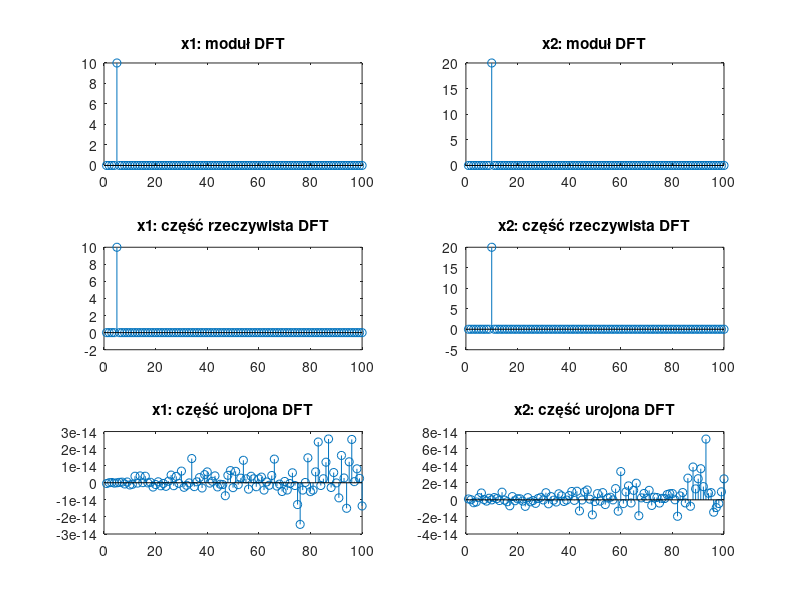
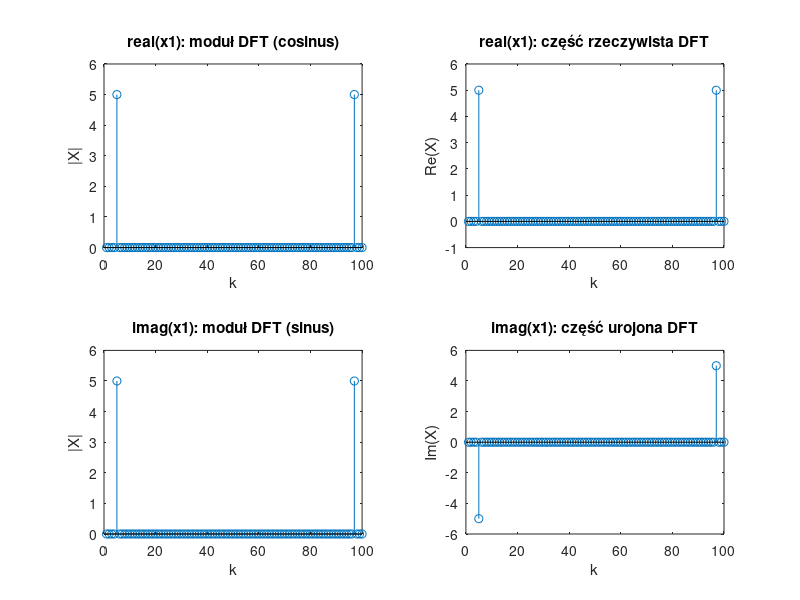
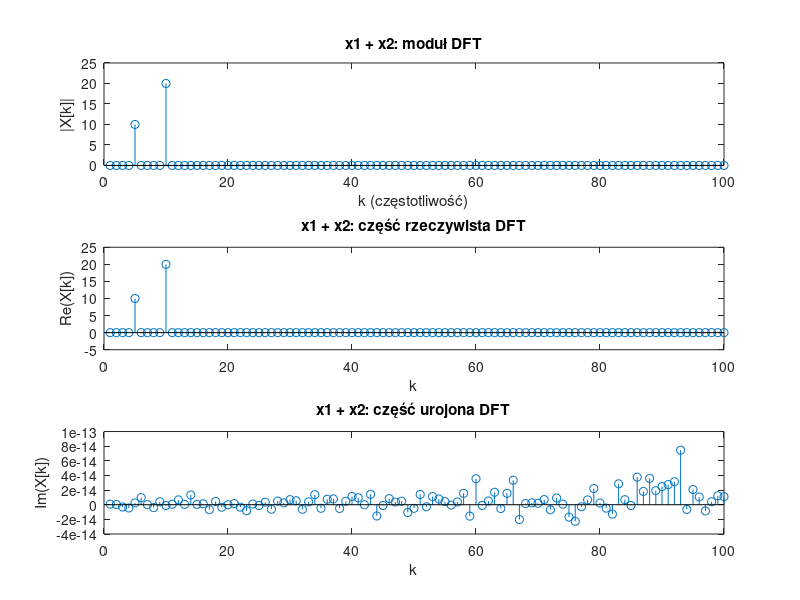

MATLAB code to generate these figures, in order:
clear; clc;

N = 100;
n = 0:N-1;

% macierz DFT
k = 0:N-1;
A = sqrt(1/N) * exp(-1j*2*pi/N*(k.'*n));
S = A';

x1 = 10 * S(:, 5).';
x2 = 20 * S(:, 10).';

% DFT sygnałów
X1 = A * x1.';
X2 = A * x2.';


figure(1)
subplot(3,2,1);
stem(abs(X1));
title("x1: moduł DFT");


subplot(3,2,3);
stem(real(X1));
title("x1: część rzeczywista DFT");


subplot(3,2,5);
stem(imag(X1));
title("x1: część urojona DFT");


subplot(3,2,2);
stem(abs(X2));
title("x2: moduł DFT");


subplot(3,2,4);
stem(real(X2));
title("x2: część rzeczywista DFT");


subplot(3,2,6);
stem(imag(X2));
title("x2: część urojona DFT");


fprintf("Amplituda X1: %f, Amplituda X2: %f \n", max(abs(X1)), max(abs(X2)));

x_real = real(x1);  % część rzeczywista - cosinus
x_imag = imag(x1);  % część urojona - sinus

X_real = A * x_real.';
X_imag = A * x_imag.';

figure(2)
subplot(2,2,1);
stem(abs(X_real));
title("real(x1): moduł DFT (cosinus)");
xlabel('k'); ylabel('|X|');

subplot(2,2,2);
stem(real(X_real));
title("real(x1): część rzeczywista DFT");
xlabel('k'); ylabel('Re(X)');

subplot(2,2,3);
stem(abs(X_imag));
title("imag(x1): moduł DFT (sinus)");
xlabel('k'); ylabel('|X|');

subplot(2,2,4);
stem(imag(X_imag));
title("imag(x1): część urojona DFT");
xlabel('k'); ylabel('Im(X)');

% ========== SUMA SYGNAŁÓW ==========
x_suma = x1 + x2;
X_suma = A * x_suma.';

figure(3)
subplot(3,1,1);
stem(abs(X_suma));
title("x1 + x2: moduł DFT");
xlabel('k (częstotliwość)'); ylabel('|X[k]|');

subplot(3,1,2);
stem(real(X_suma));
title("x1 + x2: część rzeczywista DFT");
xlabel('k'); ylabel('Re(X[k])');

subplot(3,1,3);
stem(imag(X_suma));
title("x1 + x2: część urojona DFT");
xlabel('k'); ylabel('Im(X[k])');

max_modul_suma = max(abs(X_suma));
fprintf("Maksymalny moduł dla sumy (x1+x2): %f\n", max_modul_suma);
%Zaobserwuj jaki kształt
%ma wektor stem(c), be˛da˛cy wynikiem transformacji.
%Czy jego wartos´ci informuja˛ nas o wartos´ciach amplitud
%i cz˛estotliwo´sci sygnałów składowych (harmonicznych) analizowanego sygnalu x?

%{
    W przypadku cosinusa, można odczytać amplitudę (5) oraz częstotliwość
    (numer naszej kolumny z macierzy A - każdy numer odpowiada
    częstotliwości) - odczytujemy to z części rzeczywistej - ten szum na
    wykresie części urojonej, to po prostu błąd obliczeniowy - wartości są
    bliskie zeru 10^(-14) w tym przypadku najlepiej przyjąć że są równe 0

    w sinusie sytuacja jest podobna ale odwrotna, w części reczywistej
    występują zera, ale już z części urojonej można odczytać amplitudę i
    częstotliwość

    część rzeczywista zawiera informacje o składowej harmonicznej która
    jest parzysta, część urojona zawiera te same inforamcje ale składowej
    która jest nie parzysta - czyli dla cos będziemy sprawdzać Rez a dla
    sin będziemy sprawdzać Imz

    w naszym przypadku mamy czyste funkcję

    moduł to sqrt( Rez^2 + Imz^2) czyli sqrt(25) = 5

    nasze funkcję są mają bazowo amplitudę 1 ale mnożymy ją przez
    sqrt(1/N) czyli 0.1 a wiedząc że bazowa amplituda DFT wynosi 50
    wychodzi nam 5 - to jest amplituda jednego piku

    a funkcję mają po dwa piki, sumując wychodzi 10
    

%}

%Czy nie
%ma to zwia˛zku z równos´cia˛: cos(α) = 0.5ejα +0.5e−jα?

%{
    tak, energia sygnału rozchodzi się na dwa piki, które trzeba zsumować
    aby otrzymać naszą amplitudę
%}

%A jak jest dla funkcji sinus?

%{
    moduł jest bezwzględny, piki również, więc po prostu pomijamy znaki i
    sumujemy
%}

%Wnioski z rusunku? Na koniec oblicz DFT dla sumy sygnałów x=x1+x2;.

%{

    Z rysunków jasno widać że części składowe, się dodały, wyglądają
    podbnie ponieważ

    Rez + 0 = to dalej ten sam Rez
    Imz + 0 = to dalej ten sam Imz

    moduł to
    Sqrt(Rez^2 + Imz^2) = sqrt(25 + 25) = sqrt(50) = 5*sqrt(2) ~ 7.07 

%}
